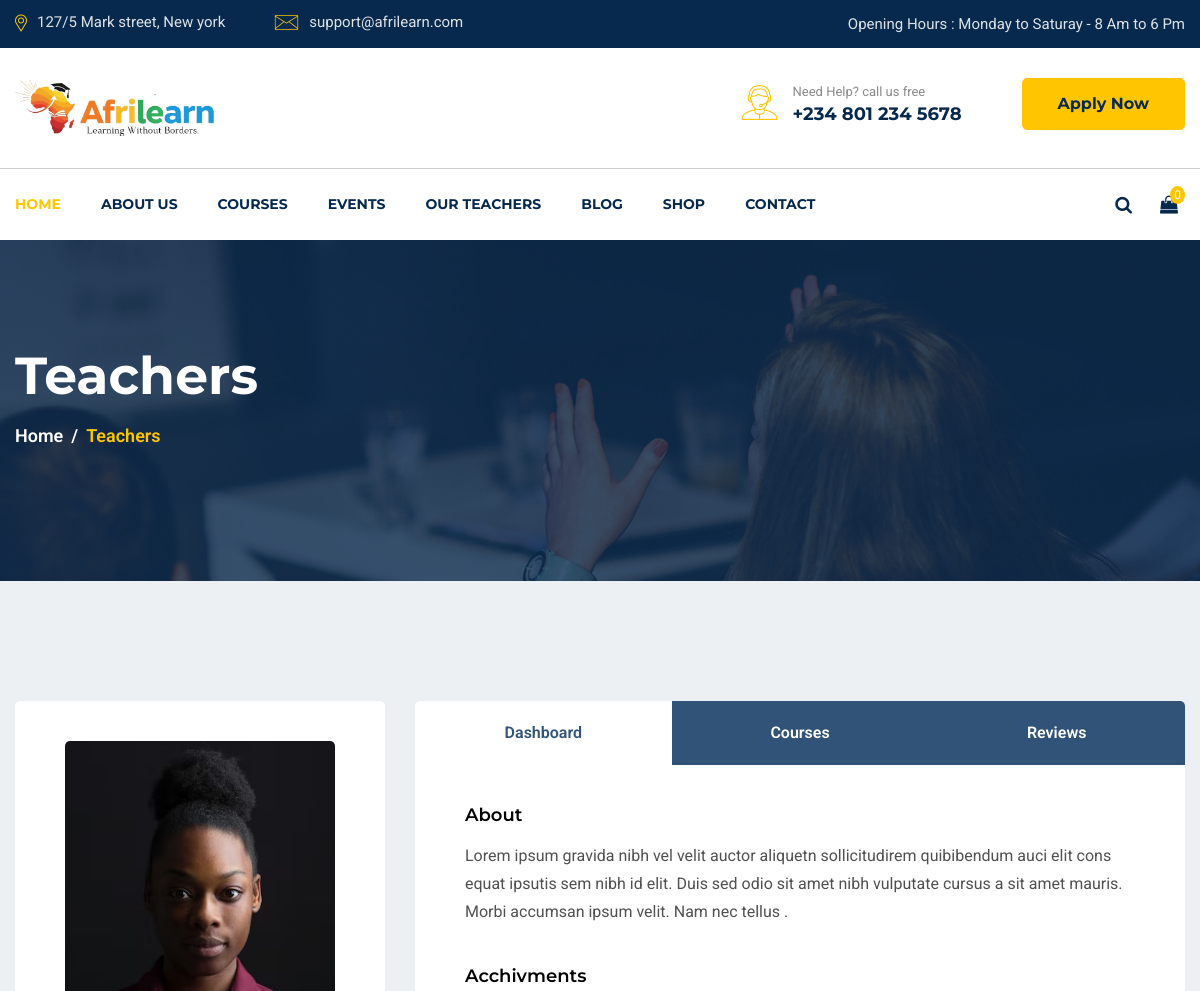
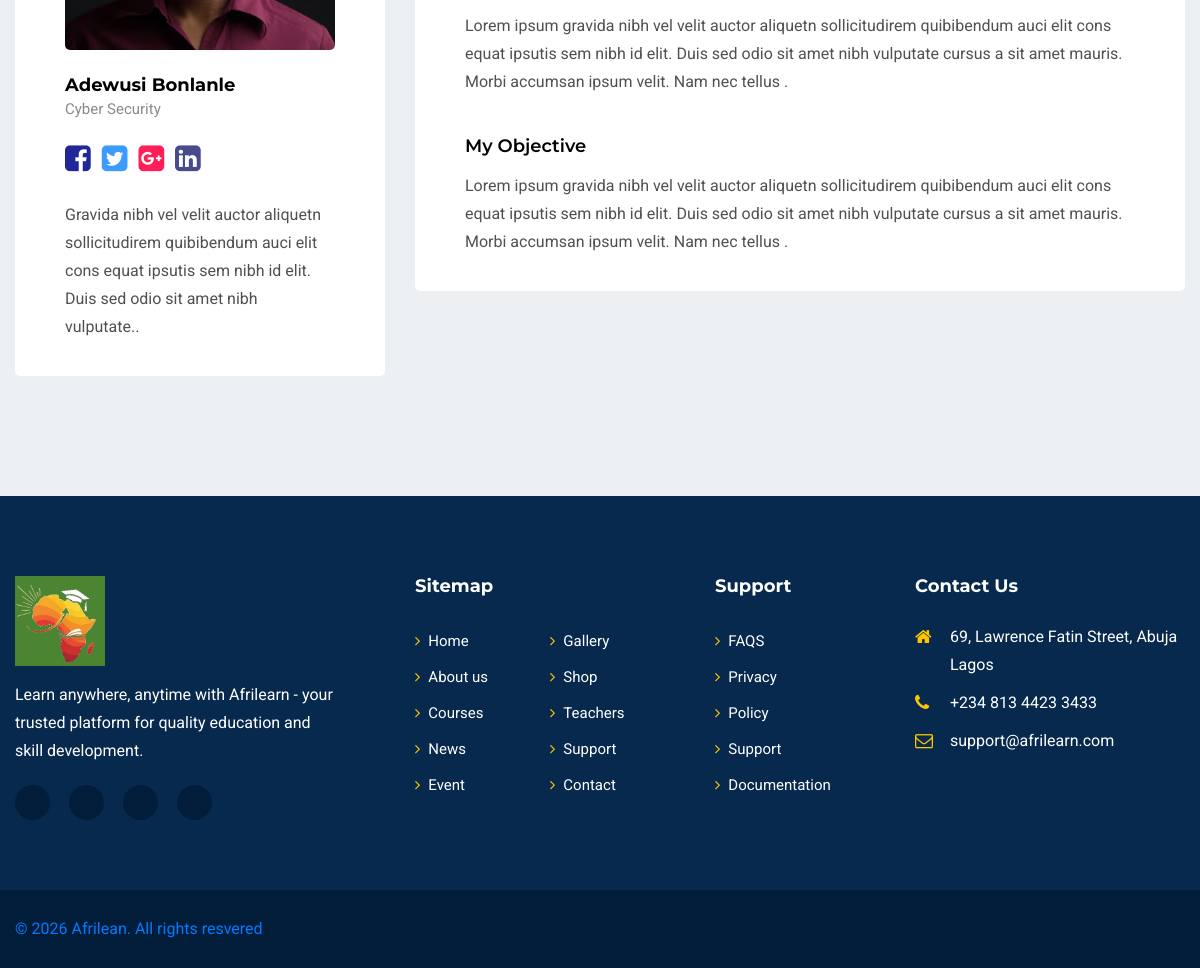
Screenshot of /teachers/adewusi-bonlanle/ with the database file from the repository (2 pictures, top to bottom).
### Main/models.py (models this page shows, shortened)
class Teacher(models.Model):
        name = models.CharField(max_length=100)
        title = models.CharField(max_length=150)
        photo = models.ImageField(upload_to="teachers/")
        slug = models.SlugField(unique=True)
        is_featured = models.BooleanField(default=True)
        created_at = models.DateTimeField(auto_now_add=True)

### Main/views.py (the view)
# urls.py: path('teachers/<slug:slug>/', views.teacher_detail, name="teacher_detail"),
def teacher_detail(request, slug):
    teacher =Teacher.objects.get(slug=slug)
    return render(request, "teacher-single.html", {"teacher": teacher})

### templates/teacher-single.html (shortened to what this page needs)
{% extends 'base.html' %}
 {% load static %}
{% block content %}
    <section id="page-banner" class="pt-105 pb-130 bg_cover" data-overlay="8" style="background-image: url(images/page-banner-3.jpg)">
        <div class="container">
            <div class="row">
                <div class="col-lg-12">
                    <div class="page-banner-cont">
                        <h2>Teachers</h2>
                        <nav aria-label="breadcrumb">
                            <ol class="breadcrumb">
                                <li class="breadcrumb-item"><a href="#">Home</a></li>
                                <li class="breadcrumb-item active" aria-current="page">Teachers</li>
                            </ol>
                        </nav>
                    </div>
                </div>
            </div>
        </div>
    </section>
    <section id="teachers-singel" class="pt-70 pb-120 gray-bg">
        <div class="container">
            <div class="row justify-content-center">
                <div class="col-lg-4 col-md-8">
                    <div class="teachers-left mt-50">
                        <div class="hero">
                            {% if teacher.photo %}
                            <img src="{{ teacher.photo.url }}"  height="300px"   style="object-fit:cover" alt="{{ teacher.name }}">
                            {% else %}
                             <img src="{% static 'images/teachers/t-5.jpg' %} " height="300px"   style="object-fit:cover" alt="Teachers">
                             {% endif %}
                        </div>
                        <div class="name">
                            <h6>{{ teacher.name }}</h6>
                            <span>{{ teacher.title }}</span>
                        </div>
                        <div class="social">
                            <ul>
                                <li><a href="#"><i class="fa fa-facebook-square"></i></a></li>
                                <li><a href="#"><i class="fa fa-twitter-square"></i></a></li>
                                <li><a href="#"><i class="fa fa-google-plus-square"></i></a></li>
                                <li><a href="#"><i class="fa fa-linkedin-square"></i></a></li>
                            </ul>
                        </div>
                        <div class="description">
                            <p>Gravida nibh vel velit auctor aliquetn sollicitudirem quibibendum auci elit cons equat ipsutis sem nibh id elit. Duis sed odio sit amet nibh vulputate..</p>
                        </div>
                    </div>
                </div>
                <div class="col-lg-8">
                    <div class="teachers-right mt-50">
                        <ul class="nav nav-justified" id="myTab" role="tablist">
                            <li class="nav-item">
                                <a class="active" id="dashboard-tab" data-toggle="tab" href="#dashboard" role="tab" aria-controls="dashboard" aria-selected="true">Dashboard</a>
                            </li>
                            <li class="nav-item">
                                <a id="courses-tab" data-toggle="tab" href="#courses" role="tab" aria-controls="courses" aria-selected="false">Courses</a>
                            </li>
                            <li class="nav-item">
                                <a id="reviews-tab" data-toggle="tab" href="#reviews" role="tab" aria-controls="reviews" aria-selected="false">Reviews</a>
                            </li>
                        </ul>
                        <div class="tab-content" id="myTabContent">
                            <div class="tab-pane fade show active" id="dashboard" role="tabpanel" aria-labelledby="dashboard-tab">
                                <div class="dashboard-cont">
                                    <div class="singel-dashboard pt-40">
                                        <h5>About</h5>
                                        <p>Lorem ipsum gravida nibh vel velit auctor aliquetn sollicitudirem quibibendum auci elit cons equat ipsutis sem nibh id elit. Duis sed odio sit amet nibh vulputate cursus a sit amet mauris. Morbi accumsan ipsum velit. Nam nec tellus .</p>
                                    </div>
                                    <div class="singel-dashboard pt-40">
                                        <h5>Acchivments</h5>
                                        <p>Lorem ipsum gravida nibh vel velit auctor aliquetn sollicitudirem quibibendum auci elit cons equat ipsutis sem nibh id elit. Duis sed odio sit amet nibh vulputate cursus a sit amet mauris. Morbi accumsan ipsum velit. Nam nec tellus .</p>
                                    </div>
                                    <div class="singel-dashboard pt-40">
                                        <h5>My Objective</h5>
                                        <p>Lorem ipsum gravida nibh vel velit auctor aliquetn sollicitudirem quibibendum auci elit cons equat ipsutis sem nibh id elit. Duis sed odio sit amet nibh vulputate cursus a sit amet mauris. Morbi accumsan ipsum velit. Nam nec tellus .</p>
                                    </div>
                                </div>
                            </div>
                        </div>
                    </div>
                </div>
            </div>
        </div>
    </section>
  {% endblock %}

### static/css/default.css (style rules this page uses)
.mt-50 { margin-top: 50px; }
.pt-40 { padding-top: 40px; }
.pt-70 { padding-top: 70px; }
.pt-105 { padding-top: 105px; }
.pb-120 { padding-bottom: 120px; }
.pb-130 { padding-bottom: 130px; }
.gray-bg { background: #edf0f2; }
[data-overlay] { position: relative; }
[data-overlay]::before { background: #07294d none repeat scroll 0 0; content: ""; height: 100%; left: 0; position: absolute; top: 0; width: 100%; z-index: 1; }
[data-overlay="8"]::before { opacity: 0.8; }

### static/css/style.css (style rules this page uses)
body { font-family: 'Roboto', sans-serif; font-weight: 400; font-style: normal; -webkit-font-smoothing: antialiased; -moz-osx-font-smoothing: grayscale; }
img { max-width: 100%; }
i, span, a { display: inline-block; }
h1, h2, h3, h4, h5, h6 { font-family: 'Montserrat', sans-serif; font-weight: 700; color: #1d2025; margin: 0px; }
h2 { font-size: 36px; }
h5 { font-size: 18px; }
h6 { font-size: 16px; }
ul,ol { margin: 0px; padding: 0px; list-style-type: none; }
p { font-size: 16px; font-weight: 400; line-height: 28px; color: #505050; margin: 0px; }
.bg_cover { background-position: center center; background-size: cover; background-repeat: no-repeat; width: 100%; height: 100%; }
.page-banner-cont { position: relative; z-index: 5; }
.page-banner-cont h2 { font-size: 52px; color: #fff; padding-bottom: 15px; }
.page-banner-cont .breadcrumb { margin: 0; background: none; padding: 0; }
.page-banner-cont .breadcrumb .breadcrumb-item { color: #ffc600; font-size: 18px; font-weight: 600; margin-bottom: 2px; }
.page-banner-cont .breadcrumb .breadcrumb-item a { color: #fff; }
.page-banner-cont .breadcrumb-item + .breadcrumb-item::before { color: #fff; content: "/"; font-size: 18px; }
.teachers-left { padding: 40px 50px 35px; background-color: #fff; border-radius: 5px; }
.teachers-left .hero img { width: 100%; border-radius: 5px; }
.teachers-left .name { padding-top: 25px; }
.teachers-left .name h6 { font-size: 18px; color: #000; }
.teachers-left .name span { font-size: 15px; color: #8a8a8a; }
.teachers-left .social { padding-top: 15px; }
.teachers-left .social ul li { display: inline-block; }
.teachers-left .social ul li a { font-size: 30px; margin-right: 7px; }
.teachers-left .social ul li:nth-of-type(1) a { color: #212798; }
.teachers-left .social ul li:nth-of-type(2) a { color: #3c9bff; }
.teachers-left .social ul li:nth-of-type(3) a { color: #fe1f59; }
.teachers-left .social ul li:nth-of-type(4) a { color: #474b8c; }
.teachers-left .description { padding-top: 20px; }
.teachers-right { border-radius: 5px; overflow: hidden; }
.teachers-right .nav .nav-item a { padding: 20px 0; background-color: #315377; color: #fff; font-weight: 15; color: #fff; display: block; font-weight: 600; -webkit-transition: all 0.4s linear; transition: all 0.4s linear; }
.teachers-right .nav .nav-item a.active, .teachers-right .nav .nav-item a:hover { background-color: #fff; color: #315377; }
.teachers-right .tab-content { padding: 0px 50px 35px; background-color: #fff; }
.teachers-right .tab-content .dashboard-cont .singel-dashboard h5 { font-size: 18px; color: #000; font-weight: 600; padding-bottom: 15px; }

### rows the page displays
Teacher: photo (picture), name "Adewusi Bonlanle", title "Cyber Security"
